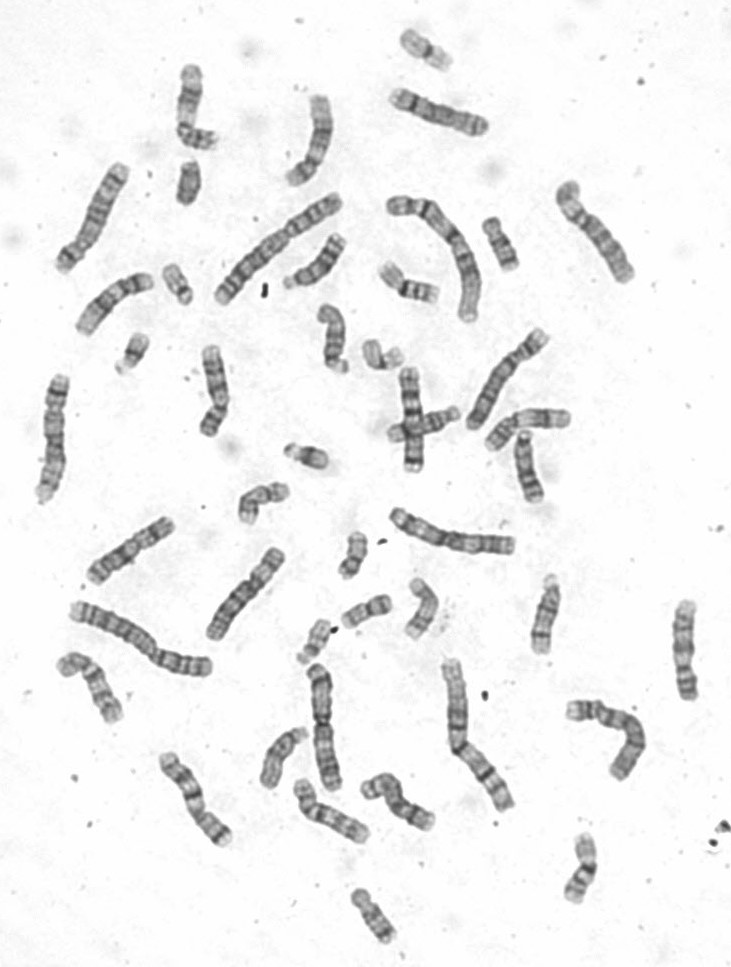
#> input picture data/24_chromosomes_object/24_chromosomes_object/JEPG/1050231_1.jpg, 731 x 967 px
$ python -i segmentation.py   (imports and definitions only)
#> lines starting #> are read from the running program, lines starting #| are printed output that depends on the picture; after the words box and inside, x2 and y2 are one past the last pixel; in counts of white or black regions, pixels touching at a corner belong together
#> further down, picture is the input picture: shape (967, 731, 3); min 42, max 255, mean 239.7
import cv2
import numpy as np

class PixelDensityHeatmap:
    """
    Trích xuất các cụm NST từ ảnh tế bào nguyên vẹn dựa trên mật độ pixel.
    (Chuyển từ PixelDensityHeatmap trong extracted_code.py)
    """
    def __init__(self, image, min_area=500):
        self.image = image
        self.min_area = min_area

    def plot_pixel_density_heatmap(self):
        """
        Tách tất cả các vùng nằm trong contour và chèn vào nền trắng kích thước 224x224.

        Trả về:
            Danh sách các ảnh (numpy array) chứa các cụm/NST đơn đã được cắt.
        """
        # Chuyển ảnh sang ảnh xám
        gray_img = cv2.cvtColor(self.image, cv2.COLOR_BGR2GRAY)

        # Tạo bản đồ mật độ sử dụng GaussianBlur
        density_map = cv2.GaussianBlur(gray_img.astype(np.float32), (5, 5), 0)
        density_map = cv2.normalize(density_map, None, 0, 255, cv2.NORM_MINMAX).astype(np.uint8)
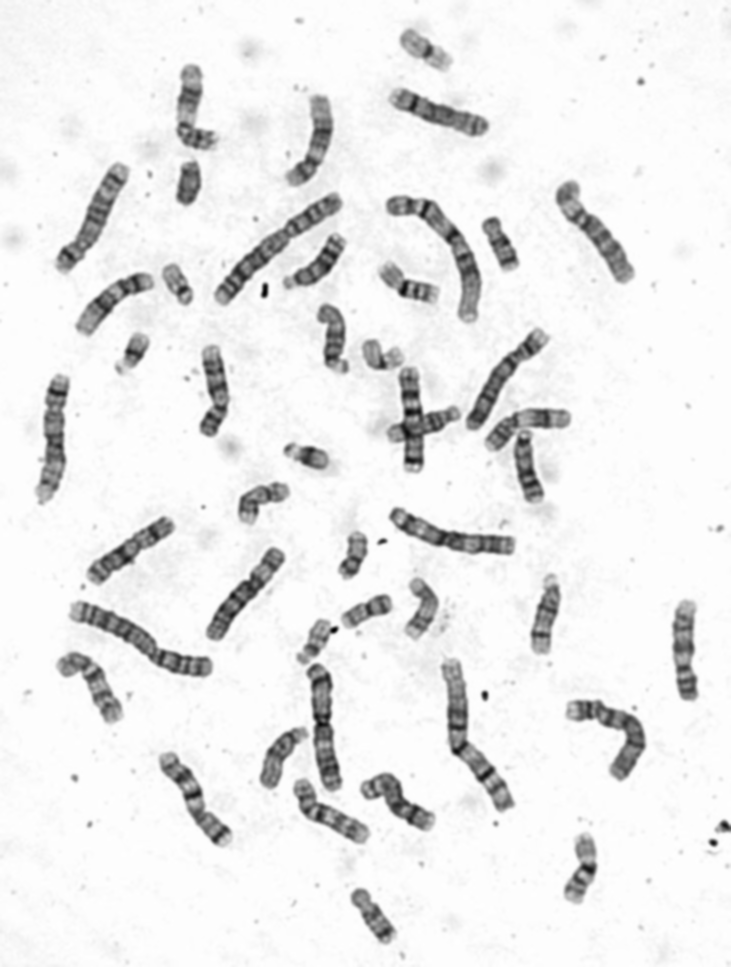
#> density_map: shape (967, 731); min 0, max 255, mean 234.9

        # Áp dụng màu sắc
        heatmap = cv2.applyColorMap(density_map, cv2.COLORMAP_JET)
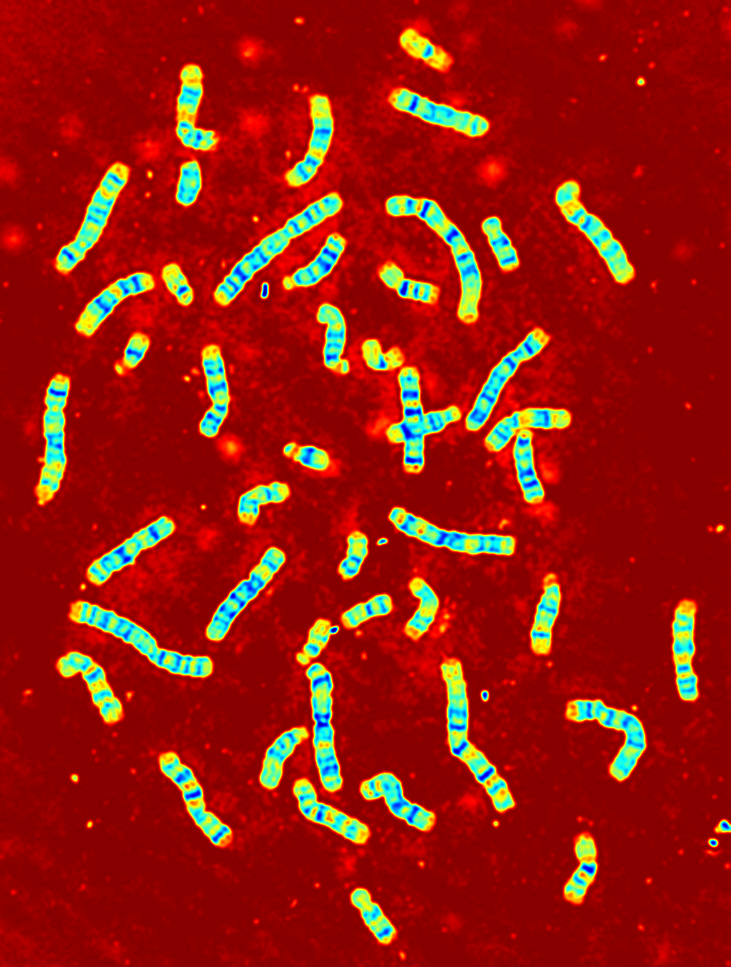
#> heatmap: shape (967, 731, 3); mean B, G, R 14.5, 26.2, 149.2

        # Lọc các vùng có màu đỏ
        red_threshold = 170
        lower_red = np.array([0, 0, red_threshold])
        upper_red = np.array([10, 10, 255])
        red_mask = cv2.inRange(heatmap, lower_red, upper_red)
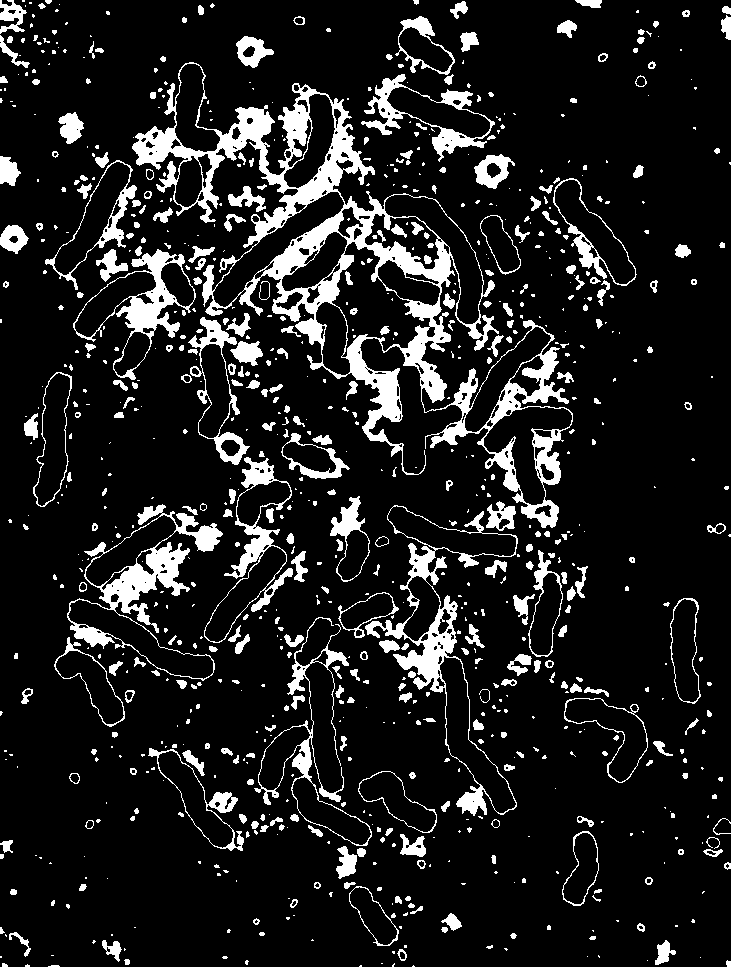
#> red_mask: shape (967, 731); 12.2% white; 856 white regions (503 under 20 px)

        # Tìm contours
        contours, _ = cv2.findContours(red_mask, cv2.RETR_EXTERNAL, cv2.CHAIN_APPROX_SIMPLE)
#> contours = 833 contours, 588 with area under 20; largest, box (x1, y1, x2, y2) and area: (132, 62, 573, 528) 60176, (365, 505, 518, 816) 12376, (67, 504, 223, 681) 10604, (73, 249, 196, 380) 6496, (204, 457, 293, 643) 5840

        cropped_images = []
        bboxes = []

        for contour in contours:
            if cv2.contourArea(contour) > self.min_area:
                mask = np.zeros_like(gray_img)
                cv2.drawContours(mask, [contour], -1, 255, thickness=cv2.FILLED)

                masked_part = cv2.bitwise_and(self.image, self.image, mask=mask)
                masked_part[mask == 0] = 255

                x, y, w, h = cv2.boundingRect(contour)
                cropped_part = masked_part[y:y+h, x:x+w]
                bboxes.append((x, y, w, h))

                # Resize nếu cần
                if cropped_part.shape[0] > 224 or cropped_part.shape[1] > 224:
                    aspect_ratio = cropped_part.shape[1] / cropped_part.shape[0]
                    if aspect_ratio > 1:
                        new_w = 224
                        new_h = int(224 / aspect_ratio)
                    else:
                        new_h = 224
                        new_w = int(224 * aspect_ratio)

                    if new_w > 224 or new_h > 224:
                        scale_factor = min(224 / new_w, 224 / new_h)
                        new_w = int(new_w * scale_factor)
                        new_h = int(new_h * scale_factor)

                    resized_part = cv2.resize(cropped_part, (new_w, new_h))
                else:
                    resized_part = cropped_part

                white_background = np.ones((224, 224, 3), dtype=np.uint8) * 255
                y_offset = (224 - resized_part.shape[0]) // 2
                x_offset = (224 - resized_part.shape[1]) // 2
                white_background[y_offset:y_offset+resized_part.shape[0], x_offset:x_offset+resized_part.shape[1]] = resized_part

                cropped_images.append(white_background)
#> this loop made 833 passes
#> (x, y, w, h, aspect_ratio, new_w, y_offset, x_offset) on passes 317, 406, 776: (254, 617, 118, 229, 0.515, 115, 0, 54), (365, 505, 153, 311, 0.492, 110, 0, 57), (132, 62, 441, 466, 0.946, 211, 0, 6)
#> (x, y, w, h, y_offset, x_offset) on passes 66, 112, 161, 192, 242, 304: (349, 886, 50, 60, 82, 87), (562, 831, 37, 75, 74, 93), (358, 771, 79, 62, 81, 72), (148, 748, 96, 103, 60, 64), (564, 698, 84, 85, 69, 70), (54, 637, 71, 90, 67, 76)
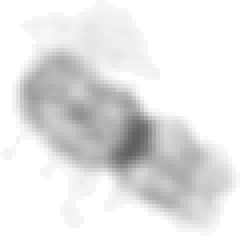
#> cropped_part: shape (59, 60, 3) (shown 4 times larger); min 96, max 255, mean 228.9
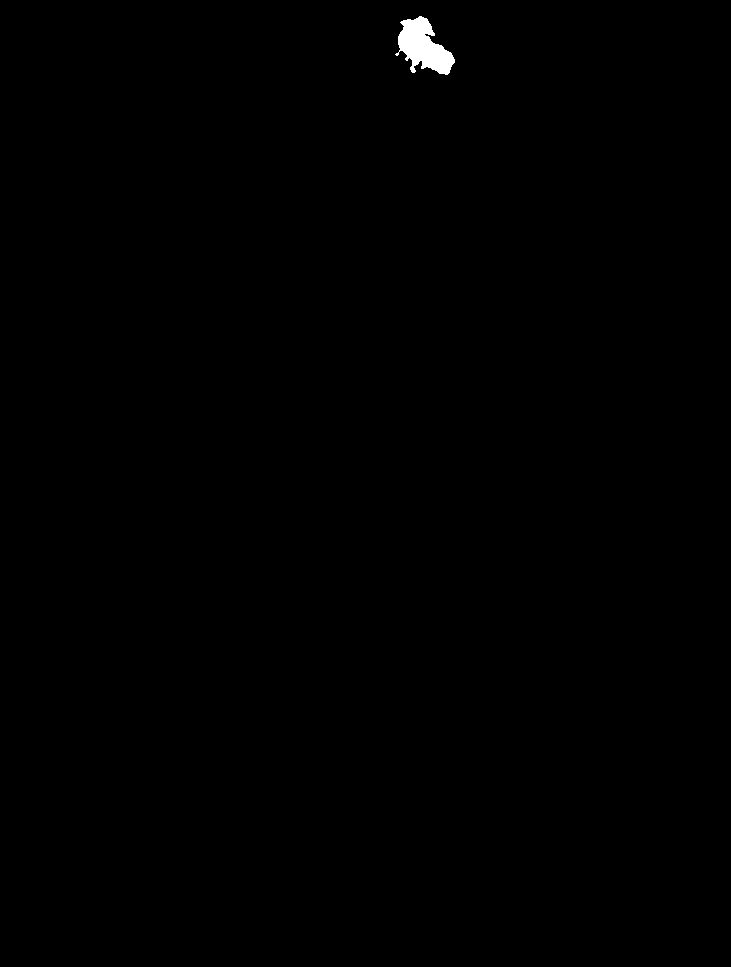
#> mask: shape (967, 731); 0.28% white; 1 white region, box (x1, y1, x2, y2) and area: (395, 16, 455, 75) 1946
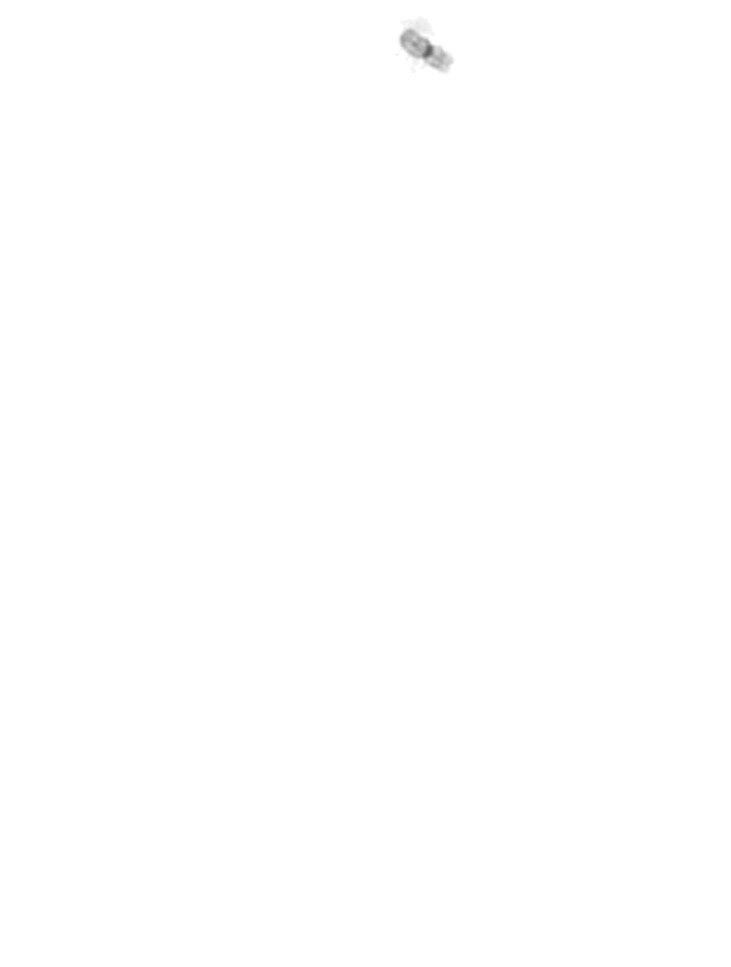
#> masked_part: shape (967, 731, 3); min 96, max 255, mean 254.9
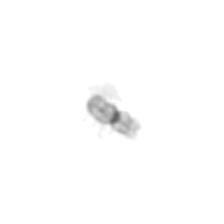
#> white_background: shape (224, 224, 3); min 96, max 255, mean 253.2
#> after the loop, bboxes = 28 items, first 6: (349, 886, 50, 60), (562, 831, 37, 75), (358, 771, 79, 62), (148, 748, 96, 103), (564, 698, 84, 85), (54, 637, 71, 90); cropped_images = 28 items

        return cropped_images, heatmap, red_mask, bboxes

>>> import cv2
>>> picture = cv2.imread('../../data/24_chromosomes_object/24_chromosomes_object/JEPG/1050231_1.jpg')
>>> result = PixelDensityHeatmap(picture).plot_pixel_density_heatmap()

$ run again, on data/24_chromosomes_object/24_chromosomes_object/JEPG/1050325.jpg
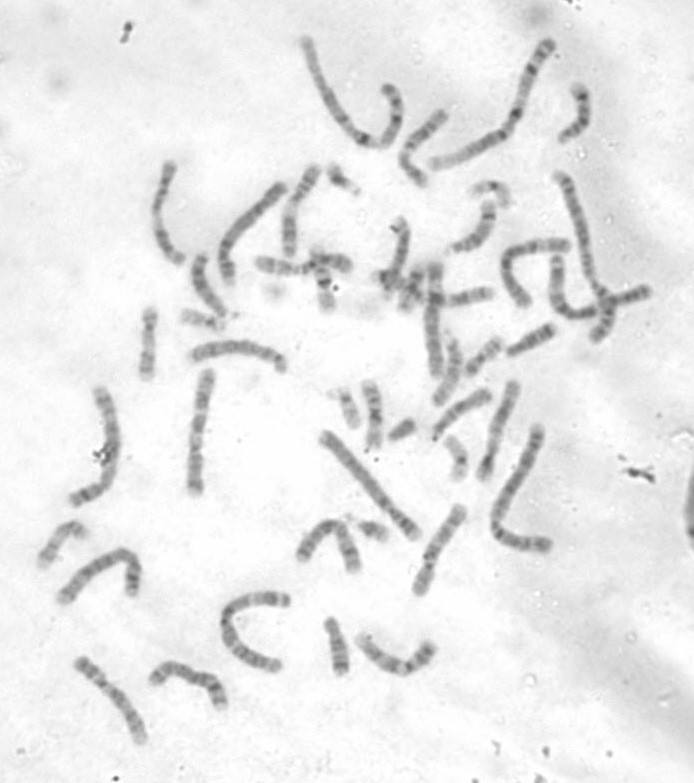
#> input picture data/24_chromosomes_object/24_chromosomes_object/JEPG/1050325.jpg, 694 x 783 px
#> picture is the input picture: shape (783, 694, 3); min 77, max 255, mean 233
#> in plot_pixel_density_heatmap, `red_mask = cv2.inRange(heatmap, lower_red, upper_red)`:
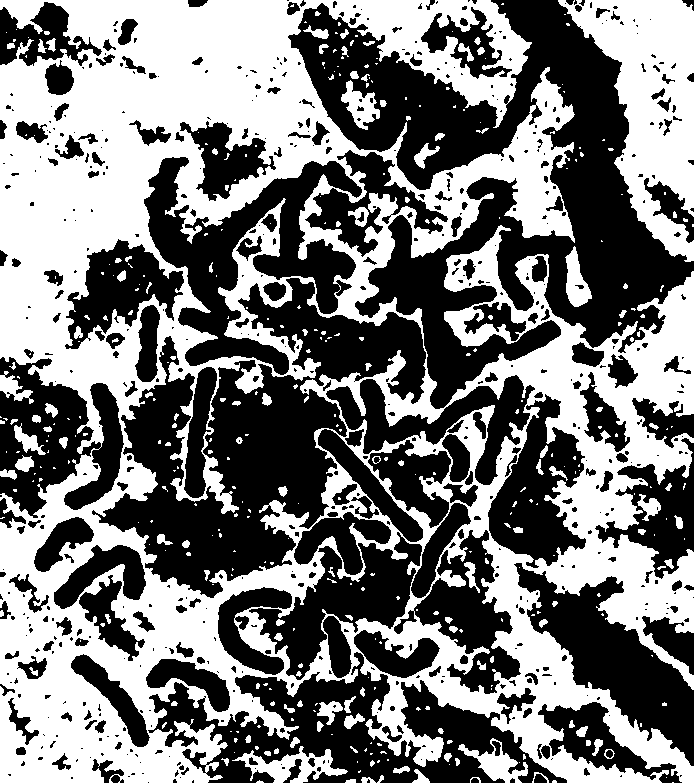
#> red_mask: shape (783, 694); 48% white; 380 white regions (255 under 20 px)
#> contours = 206 contours, 152 with area under 20; largest, box (x1, y1, x2, y2) and area: (0, 0, 694, 783) 388262, (558, 0, 694, 262) 17366, (232, 746, 348, 783) 1626, (458, 738, 528, 783) 1087, (341, 80, 380, 130) 862
#> the loop in plot_pixel_density_heatmap, `for contour in contours:` made 206 passes
#> (x, y, w, h, aspect_ratio, new_h, new_w, y_offset) on passes 205 to 206: (558, 0, 136, 262, 0.519, 224, 116, 0), (0, 0, 694, 783, 0.886, 224, 198, 0)
#> after the loop in plot_pixel_density_heatmap, `for contour in contours:`:
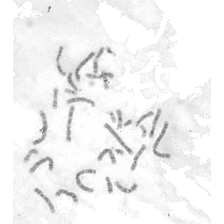
#> white_background: shape (224, 224, 3); min 102, max 255, mean 242.8
#> after the loop in plot_pixel_density_heatmap, `for contour in contours:`: bboxes = [(232, 746, 116, 37), (458, 738, 70, 45), (565, 246, 27, 61), (341, 80, 39, 50), (558, 0, 136, 262), (0, 0, 694, 783)]; cropped_images = 6 items

$ run again, on data/24_chromosomes_object/24_chromosomes_object/JEPG/1051721.jpg
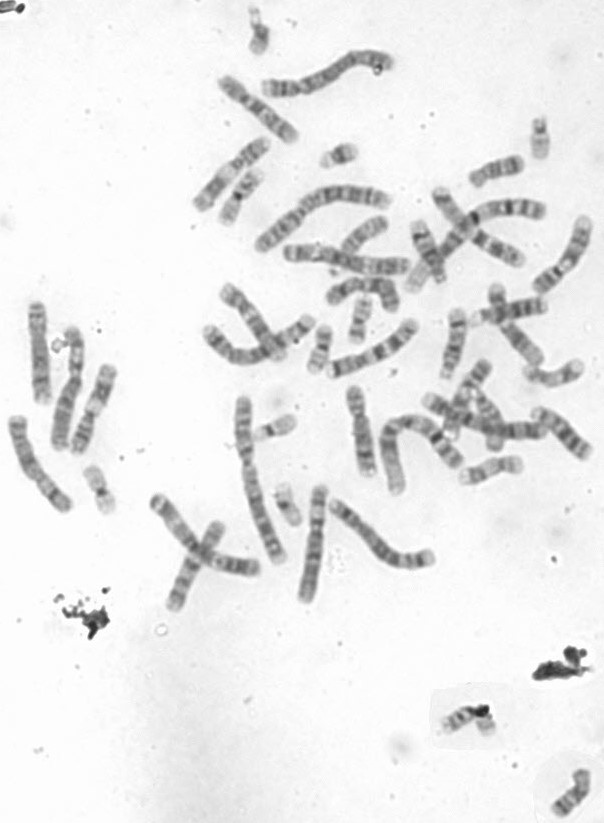
#> input picture data/24_chromosomes_object/24_chromosomes_object/JEPG/1051721.jpg, 604 x 823 px
#> picture is the input picture: shape (823, 604, 3); min 37, max 255, mean 234
#> in plot_pixel_density_heatmap, `red_mask = cv2.inRange(heatmap, lower_red, upper_red)`:
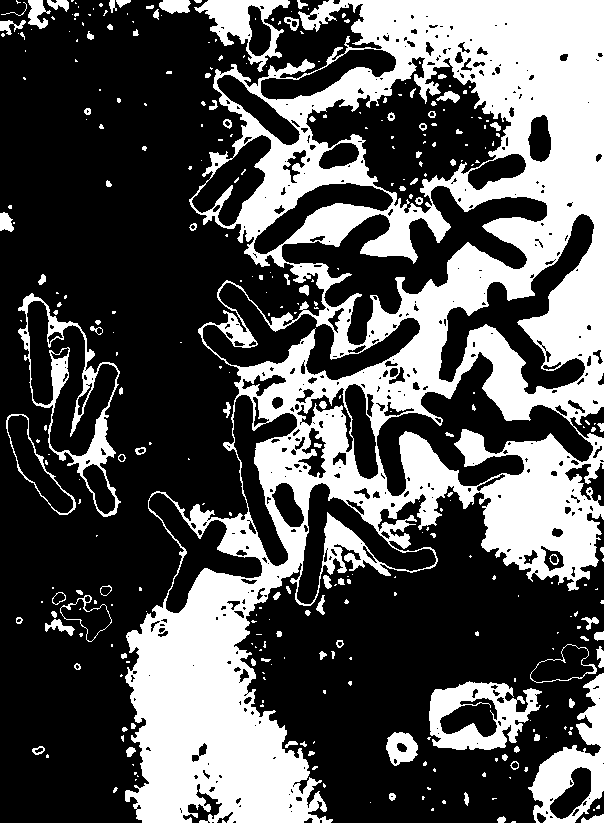
#> red_mask: shape (823, 604); 33.8% white; 331 white regions (230 under 20 px)
#> contours = 268 contours, 206 with area under 20; largest, box (x1, y1, x2, y2) and area: (125, 0, 604, 823) 231395, (18, 293, 121, 517) 10894, (429, 681, 542, 750) 5372, (528, 673, 604, 823) 5264, (194, 0, 290, 72) 3088
#> the loop in plot_pixel_density_heatmap, `for contour in contours:` made 268 passes
#> (x, y, w, h, aspect_ratio, new_h, new_w, y_offset) on pass 258: (125, 0, 479, 823, 0.582, 224, 130, 0)
#> after the loop in plot_pixel_density_heatmap, `for contour in contours:`:
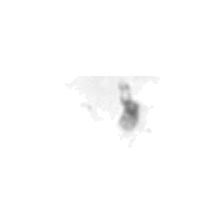
#> white_background: shape (224, 224, 3); min 106, max 255, mean 253.2
#> after the loop in plot_pixel_density_heatmap, `for contour in contours:`: bboxes = [(386, 732, 32, 34), (429, 681, 113, 69), (528, 673, 76, 150), (530, 644, 67, 39), (60, 595, 52, 47), (6, 414, 70, 101), (18, 293, 103, 224), (125, 0, 479, 823), (194, 0, 96, 72)]; cropped_images = 9 items

$ run again, on data/24_chromosomes_object/24_chromosomes_object/JEPG/1052531.jpg
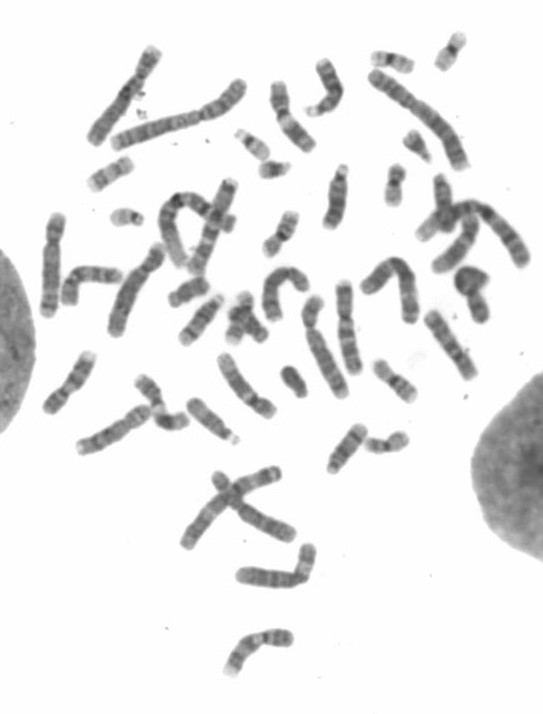
#> input picture data/24_chromosomes_object/24_chromosomes_object/JEPG/1052531.jpg, 543 x 714 px
#> picture is the input picture: shape (714, 543, 3); min 60, max 255, mean 233.8
#> red_mask: shape (714, 543); 3% white in thin lines or dots
#> contours = 45 contours, 12 with area under 20; largest, box (x1, y1, x2, y2) and area: (38, 176, 271, 348) 15314, (413, 171, 533, 326) 7104, (259, 263, 365, 401) 5912, (85, 44, 249, 153) 5492, (74, 372, 242, 457) 4350
#> the loop in plot_pixel_density_heatmap, `for contour in contours:` made 45 passes
#> (x, y, w, h, aspect_ratio, new_w, new_h, y_offset) on pass 30: (38, 176, 233, 172, 1.35, 224, 165, 29)
#> after the loop in plot_pixel_density_heatmap, `for contour in contours:`:
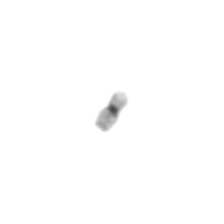
#> white_background: shape (224, 224, 3); min 71, max 255, mean 253.9
#> after the loop in plot_pixel_density_heatmap, `for contour in contours:`: bboxes = 26 items, first 6: (222, 627, 74, 52), (234, 541, 84, 50), (178, 464, 120, 88), (325, 422, 86, 54), (74, 372, 168, 85), (278, 364, 32, 36); cropped_images = 26 items
